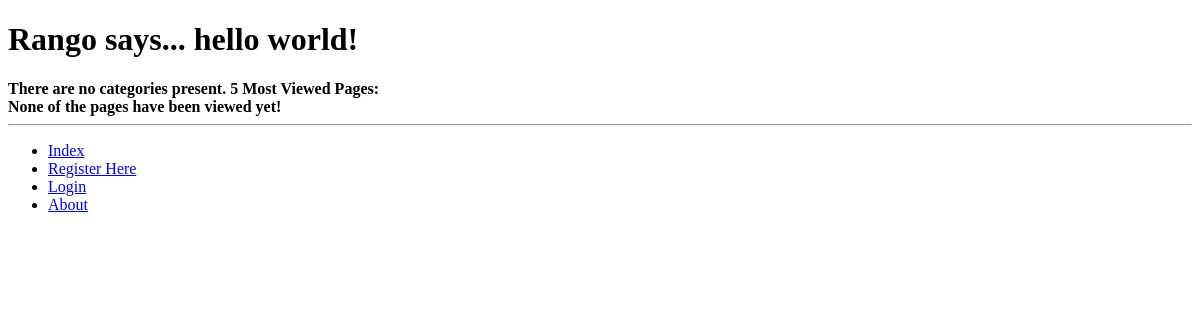
The app's page /rango/, older data.
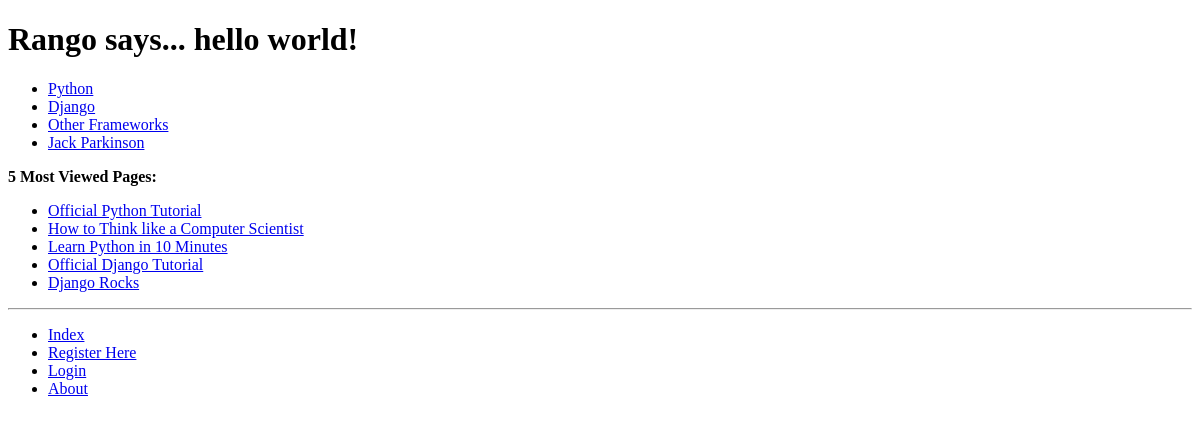
The same page, newer data.
### rango/models.py (models this page shows, shortened)
class Category(models.Model):
    name = models.CharField(max_length=128, unique=True)
    view = models.IntegerField(default=0)
    likes = models.IntegerField(default=0)
    slug = models.SlugField(unique=True)

class Page(models.Model):
    category = models.ForeignKey(Category)
    title = models.CharField(max_length=128)
    url = models.URLField()
    views = models.IntegerField(default=0)

### rango/views.py (the view)
def index(request):
    category_list = Category.objects.order_by('-likes')[:5]
    pages_list = Page.objects.order_by('views')[:5]
    context_dict = {'categories': category_list, 'pages': pages_list}
    return render(request, 'rango/index.html', context_dict)

### templates/rango/index.html (shortened to what this page needs)
{% extends 'rango/base.html' %}
{% load staticfiles %}
{% block body_block %}
        {% if user.is_authenticated %}
	<h1>Rango says... hello {{ user.username }}!</h1>
	{% else %}
	<h1>Rango says... hello world!</h1>
	{% endif %}
        {% if categories %}
            <ul>
                {% for category in categories %}
    		    <li><a href="{% url 'category'  category.slug %}">{{ category.name }}</a></li>
		{% endfor %}
            </ul>
       {% else %}
            <strong>There are no categories present.</strong>
       {% endif %}
	<strong>5 Most Viewed Pages:</strong><br />
       {% if pages %}
            <ul>
                {% for page in pages %}
                <li><a href="{{ page.url }}">{{ page.title }}</a></li>
                {% endfor %}
            </ul>
       {% else %}
            <strong>None of the pages have been viewed yet!</strong>
       {% endif %}
{% endblock %}

### templates/rango/base.html (shortened to what this page needs)
<!DOCTYPE html>
<html>
    <head>
    </head>
    <body>
        <div>
            {% block body_block %}{% endblock %}
        </div>
        <hr />
        <div>
       			<ul>
			<li><a href="{% url 'index' %}">Index</a></li>
    		{% if user.is_authenticated %}
        		<li><a href="{% url 'restricted' %}">Restricted Page</a></li>
        		<li><a href="{% url 'logout' %}">Logout</a></li>
        		<li><a href="{% url 'add_category' %}">Add a New Category</a></li>
    		{% else %}
        		<li><a href="{% url 'register' %}">Register Here</a></li>
        		<li><a href="{% url 'login' %}">Login</a></li>
    		{% endif %}
    		<li><a href="{% url 'about' %}">About</a></li>
    		</ul>
	</div>
    </body>
</html>

Row changes from the older to the newer data that the page shows:
added Category: name "Python"
added Category: name "Django"
added Category: name "Other Frameworks"
added Category: name "Jack Parkinson"
added Page: title "Official Python Tutorial"
added Page: title "How to Think like a Computer Scientist"
added Page: title "Learn Python in 10 Minutes"
added Page: title "Official Django Tutorial"
added Page: title "Django Rocks"
Text that changed along with them:
text no longer shown: "There are no categories present. None of the pages have been viewed yet!"
